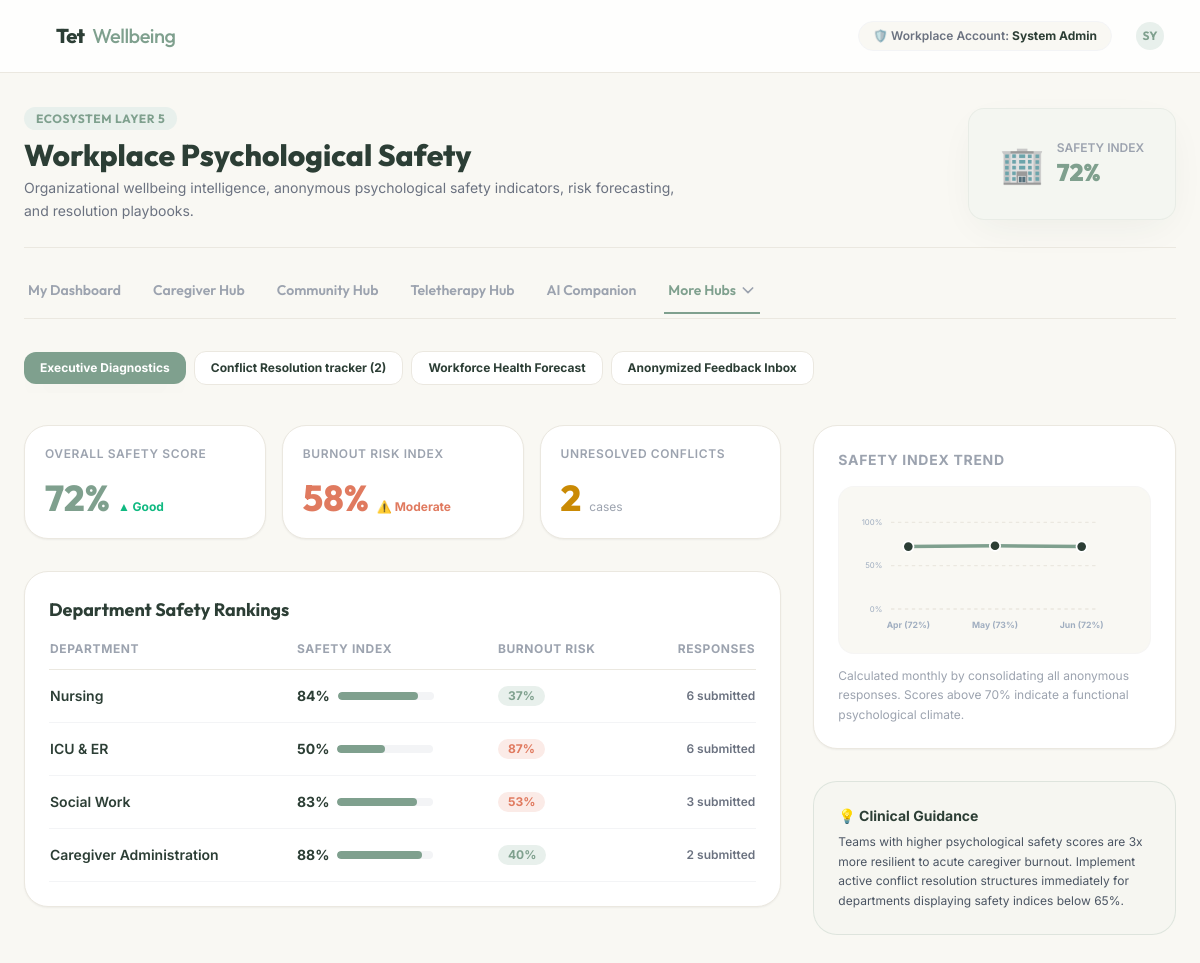
The app's page /workplace_safety.php (signed in) with its own data.
### tables this page shows
CREATE TABLE IF NOT EXISTS `workplace_departments` (
    `id` INT AUTO_INCREMENT PRIMARY KEY,
    `name` VARCHAR(100) NOT NULL UNIQUE,
    `created_at` TIMESTAMP DEFAULT CURRENT_TIMESTAMP
);

### workplace_safety.php (the view, shortened to what the rows shown need)
<?php
require_once __DIR__ . '/db.php';
$user_role = $_SESSION['user_role'] ?? 'client';
$departments = [];
if ($db_connected && $pdo) {
    try {
        $departments = $pdo->query("SELECT * FROM workplace_departments")->fetchAll(PDO::FETCH_ASSOC);
    } catch (PDOException $e) {
        $departments = $_SESSION['mock_workplace_departments'] ?? [];
    }
} else {
    $departments = $_SESSION['mock_workplace_departments'] ?? [];
}
$all_responses = [];
if ($db_connected && $pdo) {
    try {
        $all_responses = $pdo->query("SELECT * FROM workplace_survey_responses ORDER BY submitted_date DESC")->fetchAll(PDO::FETCH_ASSOC);
    } catch (PDOException $e) {
        $all_responses = $_SESSION['mock_workplace_survey_responses'] ?? [];
    }
} else {
    $all_responses = $_SESSION['mock_workplace_survey_responses'] ?? [];
}
usort($all_responses, function($a, $b) {
    return strcmp($b['submitted_date'], $a['submitted_date']);
});
$dept_metrics = [];
foreach ($departments as $d) {
    $dept_metrics[$d['id']] = [
        'name' => $d['name'],
        'safety_sum' => 0,
        'burnout_sum' => 0,
        'count' => 0
    ];
}
foreach ($all_responses as $r) {
    $d_id = $r['department_id'];
    if (isset($dept_metrics[$d_id])) {
        $safety_val = ($r['q1_raise_issues'] + $r['q2_team_mistakes'] + $r['q3_supportive_env'] + $r['q4_respect_others']) / 4 * 20;
        $dept_metrics[$d_id]['safety_sum'] += $safety_val;
        $dept_metrics[$d_id]['burnout_sum'] += ($r['q5_burnout_level'] * 20);
        $dept_metrics[$d_id]['count']++;
    }
}
$dept_summary = [];
foreach ($dept_metrics as $id => $m) {
    $avg_safety = $m['count'] > 0 ? round($m['safety_sum'] / $m['count']) : 75;
    $avg_burnout = $m['count'] > 0 ? round($m['burnout_sum'] / $m['count']) : 30;
    $dept_summary[$id] = [
        'name' => $m['name'],
        'safety_index' => $avg_safety,
        'burnout_index' => $avg_burnout,
        'count' => $m['count']
    ];
}
$active_tab = isset($_GET['tab']) ? $_GET['tab'] : 'analytics';
?>
<!DOCTYPE html>
<html lang="en">
<head>
    <script src="https://cdn.tailwindcss.com"></script>
</head>
<body class="text-brand-slate min-h-screen pb-20 md:pb-8">
    <main class="max-w-7xl mx-auto px-6 py-8">
        <div class="flex flex-col md:flex-row md:items-center justify-between gap-6 mb-8 border-b border-[#EBE8E0] pb-6">
            <div>
                <h2 class="text-3xl font-extrabold font-outfit text-brand-slate mt-2">Workplace Psychological Safety</h2>
            </div>
        </div>
        <?php if (($user_role === 'admin' || $user_role === 'specialist') && $active_tab === 'analytics'): ?>
            <div class="grid grid-cols-1 lg:grid-cols-3 gap-8">
                <div class="lg:col-span-2 space-y-8">
                    <section class="p-6 rounded-3xl bg-white border border-[#EBE8E0] shadow-sm">
                        <div class="overflow-x-auto">
                            <table class="w-full text-left border-collapse">
                                <thead>
                                    <tr class="border-b border-[#EBE8E0] text-xs font-bold text-gray-400 uppercase tracking-wider">
                                        <th class="pb-3">Department</th>
                                        <th class="pb-3">Safety Index</th>
                                        <th class="pb-3">Burnout Risk</th>
                                        <th class="pb-3 text-right">Responses</th>
                                    </tr>
                                </thead>
                                <tbody>
                                    <?php foreach ($dept_summary as $id => $summary): ?>
                                        <tr class="border-b border-gray-100 hover:bg-gray-50/55 transition-colors">
                                            <td class="py-4 font-semibold text-sm"><?php echo htmlspecialchars($summary['name']); ?></td>
                                            <td class="py-4">
                                                <div class="flex items-center gap-2">
                                                    <span class="text-sm font-bold"><?php echo $summary['safety_index']; ?>%</span>
                                                    <div class="w-24 bg-gray-100 h-2 rounded-full overflow-hidden">
                                                        <div class="bg-brand-sage h-full rounded-full" style="width: <?php echo $summary['safety_index']; ?>%"></div>
                                                    </div>
                                                </div>
                                            </td>
                                            <td class="py-4">
                                                <div class="flex items-center gap-2">
                                                    <span class="text-xs font-bold px-2.5 py-0.5 rounded-full <?php echo ($summary['burnout_index'] > 45) ? 'bg-brand-coralLight text-brand-coral' : 'bg-brand-sageLight text-brand-sage'; ?>">
                                                        <?php echo $summary['burnout_index']; ?>%
                                                    </span>
                                                </div>
                                            </td>
                                            <td class="py-4 text-right text-xs font-semibold text-gray-500"><?php echo $summary['count']; ?> submitted</td>
                                        </tr>
                                    <?php endforeach; ?>
                                </tbody>
                            </table>
                        </div>
                    </section>
                </div>
            </div>
        <?php endif; ?>
    </main>
</body>
</html>

### records on screen
workplace_departments: name "Social Work", safety_index "83", burnout_index "53", id "3"

### other values on screen
$user_name "System Admin"
substr($user_name, 0, 2) "SY"
$overall_safety_index "72"
$overall_burnout_index "58"
$summary['name'] "Nursing"
$summary['safety_index'] "84"
$summary['burnout_index'] "37"
$summary['count'] "6"
$summary['name'] "ICU & ER"
$summary['safety_index'] "50"
$summary['burnout_index'] "87"
$summary['name'] "Caregiver Administration"
$summary['safety_index'] "88"
$summary['burnout_index'] "40"
$summary['count'] "2"
